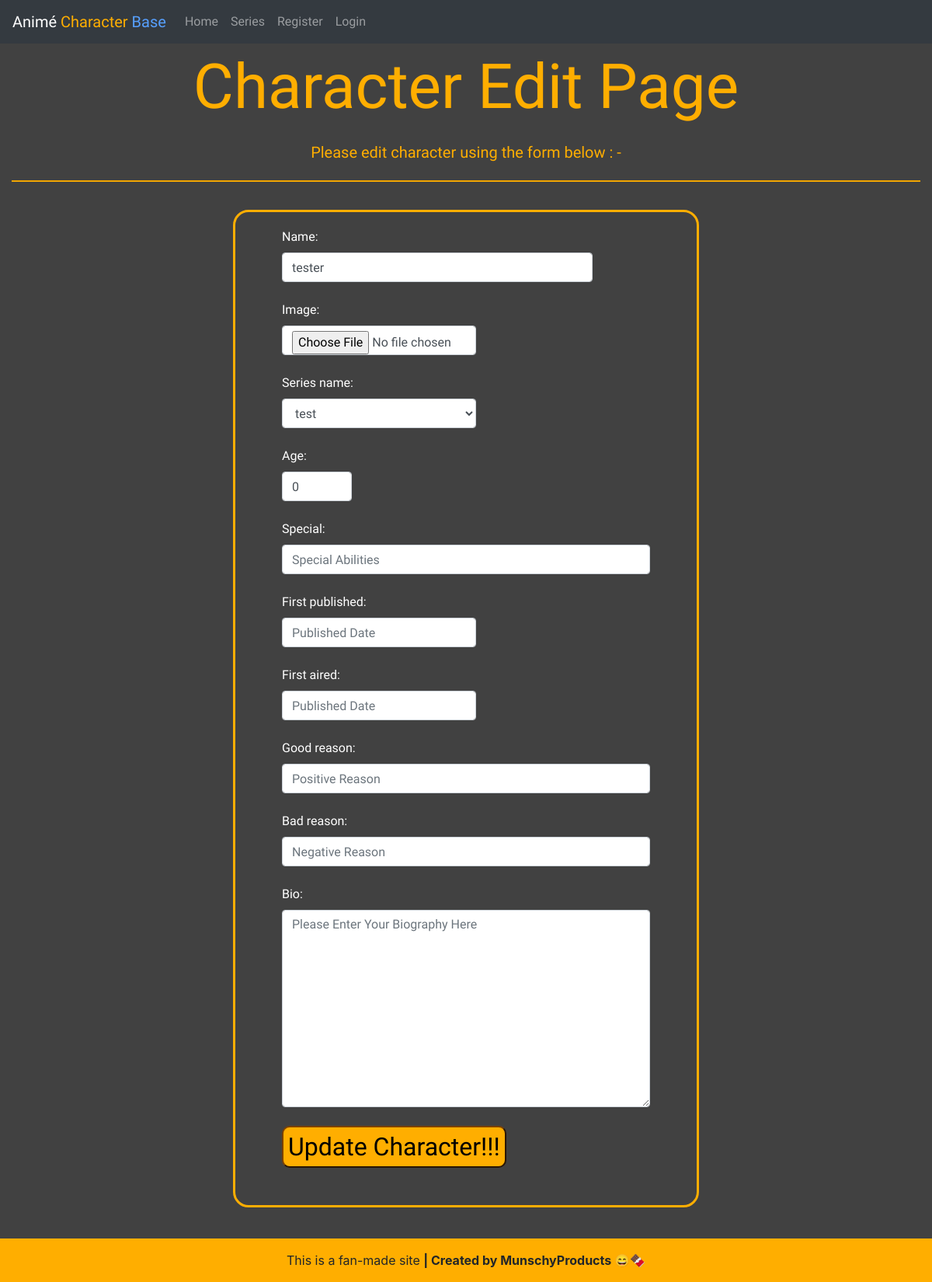
Page /edit_char/test-tester/ on the committed database.
### collection/models.py (models this page shows, shortened)
class Character(models.Model):
    name = models.CharField(unique=True, max_length=100)
    slug = models.SlugField(max_length=100, unique=True)
    char_image = CloudinaryField('image', default='placeholder')
    series_name = models.ForeignKey(
        Series,
        on_delete=models.CASCADE,
        related_name="series"
    )
    first_published = models.DateField(null=True, blank=True)
    first_aired = models.DateField(null=True, blank=True)
    age = models.PositiveIntegerField(default=0)
    bio = models.TextField(default='', max_length=4000)
    special = models.CharField(max_length=200)
    good_reason = models.CharField(default='', max_length=100)
    bad_reason = models.CharField(default='', max_length=100)
    created_on = models.DateTimeField(auto_now_add=True)
    updated_on = models.DateTimeField(auto_now=True)
    status = models.IntegerField(choices=VIEW_CARD, default=1)
    class Meta:
        ordering = ['series_name', 'name']

class Series(models.Model):
    series_name = models.CharField(max_length=100, unique=True, null=False)
    series_logo = CloudinaryField('image', default='placeholder')
    class Meta:
        ordering = ['series_name']
    def __str__(self):
        return self.series_name

### collection/views.py (the view, shortened to what this page needs)
# urls.py: path('edit_char/<slug:slug>/', views.edit_char, name='edit_char'),
def edit_char(request, slug):
    char = get_object_or_404(Character, slug=slug)
    char_form = CreateCharForm(instance=char)
    context = {
        'char_form': char_form
    }
    return render(request, 'edit_character.html', context)

### templates/edit_character.html (shortened to what this page needs)
{% extends 'base.html' %}
{% block content %}
{% load crispy_forms_tags %}
<div class="container-fluid">
    <div class="row">
        <div class="col-12 mt-4">
            <h1 class="orange-text text-center mb-4">Character Edit Page</h1>
        </div>
    </div>
    <div class="row">
        <div class="col-md-8 offset-md-2">
            <h5 class="orange-text text-center">Please edit character using the form below : -</h5>
        </div>
    </div>
    <hr class="hr-orange" />
    <div class="row mb-5">
        <div class="col-8 offset-2 col-md-6 offset-md-3 orange-form mb-5">
            <form method="POST" enctype="multipart/form-data">
                {{ char_form.as_p }}
                <div class="mb-5 huge-text">
                    <p>
                        <button type="submit" class="text-center btn-primary" aria-label="edit-character">Update Character!!!</button>
                    </p>
                </div>
            </form>
        </div>
    </div>
</div>
{% endblock %}

### static/css/style.css (style rules this page uses)
body { background-color: rgb(65, 65, 65); }
h1, h2, h3, h4, h5, h6 { font-family: 'Acme', sans-serif, serif; }
h1 { font-size: 500%; }
p, a { font-family: 'Almarai', sans-serif, serif; }
.huge-text { font-size: 200%; }
.orange-text { color: #ffae00; }
.orange-form { border: 3px solid #ffae00; border-radius: 20px; padding: 20px 5% 0 5%; margin-top: 20px; }
.btn-primary { background-color: #ffae00; border-radius: 10px; border-color: rgb(125, 65, 0); color: black; }
.hr-orange { background-color: #ffae00; height: 1px; }
label { color: white; }

### rows in the picture
Character: name "tester", age "0"
Series: series_name "test"
